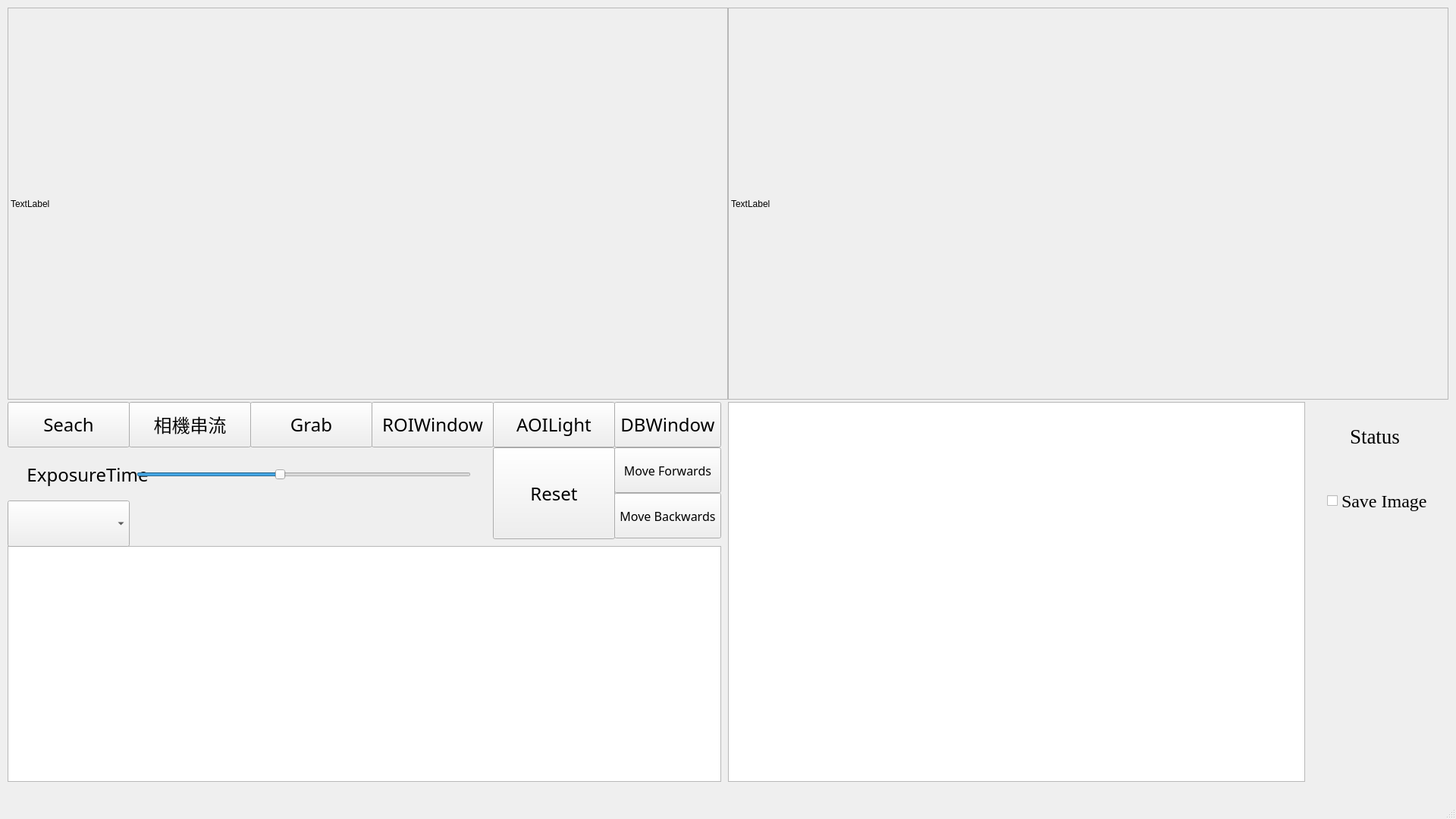
<?xml version="1.0" encoding="UTF-8"?>
<ui version="4.0">
 <class>MainWindow</class>
 <widget class="QMainWindow" name="MainWindow">
  <property name="geometry">
   <rect>
    <x>0</x>
    <y>0</y>
    <width>1920</width>
    <height>1080</height>
   </rect>
  </property>
  <property name="windowTitle">
   <string>MainWindow</string>
  </property>
  <widget class="QWidget" name="centralwidget">
   <widget class="QLabel" name="label_image_Main">
    <property name="geometry">
     <rect>
      <x>10</x>
      <y>10</y>
      <width>950</width>
      <height>517</height>
     </rect>
    </property>
    <property name="inputMethodHints">
     <set>Qt::ImhNone</set>
    </property>
    <property name="frameShape">
     <enum>QFrame::StyledPanel</enum>
    </property>
    <property name="text">
     <string>TextLabel</string>
    </property>
   </widget>
   <widget class="QPushButton" name="pushButton_Seach">
    <property name="geometry">
     <rect>
      <x>10</x>
      <y>530</y>
      <width>161</width>
      <height>60</height>
     </rect>
    </property>
    <property name="font">
     <font>
      <family>標楷體</family>
      <pointsize>18</pointsize>
     </font>
    </property>
    <property name="accessibleName">
     <string/>
    </property>
    <property name="text">
     <string>Seach</string>
    </property>
   </widget>
   <widget class="QTableWidget" name="tableWidget_OutputMessage">
    <property name="geometry">
     <rect>
      <x>960</x>
      <y>530</y>
      <width>761</width>
      <height>501</height>
     </rect>
    </property>
    <property name="font">
     <font>
      <family>Times New Roman</family>
     </font>
    </property>
   </widget>
   <widget class="QLabel" name="label_image_Result">
    <property name="geometry">
     <rect>
      <x>960</x>
      <y>10</y>
      <width>950</width>
      <height>517</height>
     </rect>
    </property>
    <property name="inputMethodHints">
     <set>Qt::ImhNone</set>
    </property>
    <property name="frameShape">
     <enum>QFrame::StyledPanel</enum>
    </property>
    <property name="text">
     <string>TextLabel</string>
    </property>
   </widget>
   <widget class="QPushButton" name="pushButton_Grab">
    <property name="geometry">
     <rect>
      <x>330</x>
      <y>530</y>
      <width>161</width>
      <height>60</height>
     </rect>
    </property>
    <property name="font">
     <font>
      <family>標楷體</family>
      <pointsize>18</pointsize>
     </font>
    </property>
    <property name="accessibleName">
     <string/>
    </property>
    <property name="text">
     <string>Grab</string>
    </property>
   </widget>
   <widget class="QLabel" name="label_ExposureTime">
    <property name="geometry">
     <rect>
      <x>10</x>
      <y>590</y>
      <width>211</width>
      <height>71</height>
     </rect>
    </property>
    <property name="font">
     <font>
      <family>Agency FB</family>
      <pointsize>18</pointsize>
     </font>
    </property>
    <property name="text">
     <string>ExposureTime</string>
    </property>
    <property name="alignment">
     <set>Qt::AlignCenter</set>
    </property>
   </widget>
   <widget class="QSlider" name="horizontalSlider_ExposureTime">
    <property name="geometry">
     <rect>
      <x>180</x>
      <y>600</y>
      <width>441</width>
      <height>51</height>
     </rect>
    </property>
    <property name="minimum">
     <number>10000</number>
    </property>
    <property name="maximum">
     <number>150000</number>
    </property>
    <property name="value">
     <number>48555</number>
    </property>
    <property name="orientation">
     <enum>Qt::Horizontal</enum>
    </property>
   </widget>
   <widget class="QPushButton" name="pushButton_cameralink">
    <property name="geometry">
     <rect>
      <x>170</x>
      <y>530</y>
      <width>161</width>
      <height>60</height>
     </rect>
    </property>
    <property name="font">
     <font>
      <family>標楷體</family>
      <pointsize>18</pointsize>
     </font>
    </property>
    <property name="text">
     <string>相機串流</string>
    </property>
   </widget>
   <widget class="QCheckBox" name="checkBox_saveImage">
    <property name="geometry">
     <rect>
      <x>1750</x>
      <y>630</y>
      <width>141</width>
      <height>61</height>
     </rect>
    </property>
    <property name="font">
     <font>
      <family>Times New Roman</family>
      <pointsize>18</pointsize>
     </font>
    </property>
    <property name="text">
     <string>Save Image</string>
    </property>
   </widget>
   <widget class="QLabel" name="label_status">
    <property name="geometry">
     <rect>
      <x>1780</x>
      <y>540</y>
      <width>101</width>
      <height>71</height>
     </rect>
    </property>
    <property name="font">
     <font>
      <family>Times New Roman</family>
      <pointsize>20</pointsize>
     </font>
    </property>
    <property name="text">
     <string>Status</string>
    </property>
   </widget>
   <widget class="QTableWidget" name="tableWidget_OutputMessage_AllResult">
    <property name="geometry">
     <rect>
      <x>10</x>
      <y>720</y>
      <width>941</width>
      <height>311</height>
     </rect>
    </property>
    <property name="font">
     <font>
      <family>Times New Roman</family>
     </font>
    </property>
   </widget>
   <widget class="QPushButton" name="pushButton_ROIWindow">
    <property name="geometry">
     <rect>
      <x>490</x>
      <y>530</y>
      <width>161</width>
      <height>60</height>
     </rect>
    </property>
    <property name="font">
     <font>
      <family>標楷體</family>
      <pointsize>18</pointsize>
     </font>
    </property>
    <property name="accessibleName">
     <string/>
    </property>
    <property name="text">
     <string>ROIWindow</string>
    </property>
   </widget>
   <widget class="QPushButton" name="pushButton_Light_Control">
    <property name="geometry">
     <rect>
      <x>650</x>
      <y>530</y>
      <width>161</width>
      <height>60</height>
     </rect>
    </property>
    <property name="font">
     <font>
      <family>標楷體</family>
      <pointsize>18</pointsize>
     </font>
    </property>
    <property name="accessibleName">
     <string/>
    </property>
    <property name="text">
     <string>AOILight</string>
    </property>
   </widget>
   <widget class="QPushButton" name="pushButton_Database_Window">
    <property name="geometry">
     <rect>
      <x>810</x>
      <y>530</y>
      <width>141</width>
      <height>60</height>
     </rect>
    </property>
    <property name="font">
     <font>
      <family>標楷體</family>
      <pointsize>18</pointsize>
     </font>
    </property>
    <property name="accessibleName">
     <string/>
    </property>
    <property name="text">
     <string>DBWindow</string>
    </property>
   </widget>
   <widget class="QPushButton" name="pushButton_MotorMove">
    <property name="geometry">
     <rect>
      <x>810</x>
      <y>590</y>
      <width>141</width>
      <height>60</height>
     </rect>
    </property>
    <property name="font">
     <font>
      <family>標楷體</family>
      <pointsize>12</pointsize>
     </font>
    </property>
    <property name="accessibleName">
     <string/>
    </property>
    <property name="text">
     <string>Move Forwards</string>
    </property>
   </widget>
   <widget class="QPushButton" name="pushButton_NGReset">
    <property name="geometry">
     <rect>
      <x>650</x>
      <y>590</y>
      <width>161</width>
      <height>121</height>
     </rect>
    </property>
    <property name="font">
     <font>
      <family>標楷體</family>
      <pointsize>18</pointsize>
     </font>
    </property>
    <property name="accessibleName">
     <string/>
    </property>
    <property name="text">
     <string>Reset</string>
    </property>
   </widget>
   <widget class="QPushButton" name="pushButton_MotorMoveBackwards">
    <property name="geometry">
     <rect>
      <x>810</x>
      <y>650</y>
      <width>141</width>
      <height>60</height>
     </rect>
    </property>
    <property name="font">
     <font>
      <family>標楷體</family>
      <pointsize>12</pointsize>
     </font>
    </property>
    <property name="accessibleName">
     <string/>
    </property>
    <property name="text">
     <string>Move Backwards</string>
    </property>
   </widget>
   <widget class="QComboBox" name="comboBox_recipe">
    <property name="geometry">
     <rect>
      <x>10</x>
      <y>660</y>
      <width>161</width>
      <height>61</height>
     </rect>
    </property>
    <property name="font">
     <font>
      <family>標楷體</family>
      <pointsize>18</pointsize>
     </font>
    </property>
   </widget>
  </widget>
  <widget class="QMenuBar" name="menubar">
   <property name="geometry">
    <rect>
     <x>0</x>
     <y>0</y>
     <width>1920</width>
     <height>22</height>
    </rect>
   </property>
  </widget>
  <widget class="QStatusBar" name="statusbar"/>
 </widget>
 <resources/>
 <connections/>
</ui>
